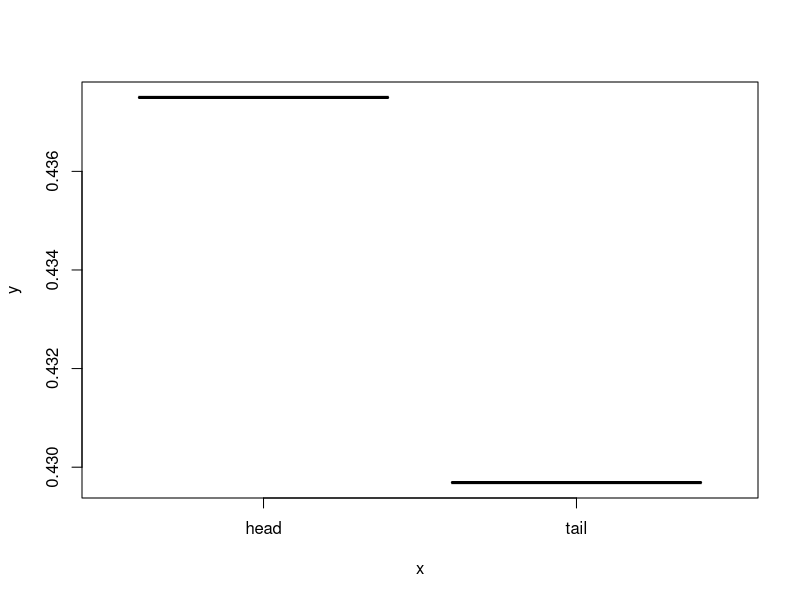
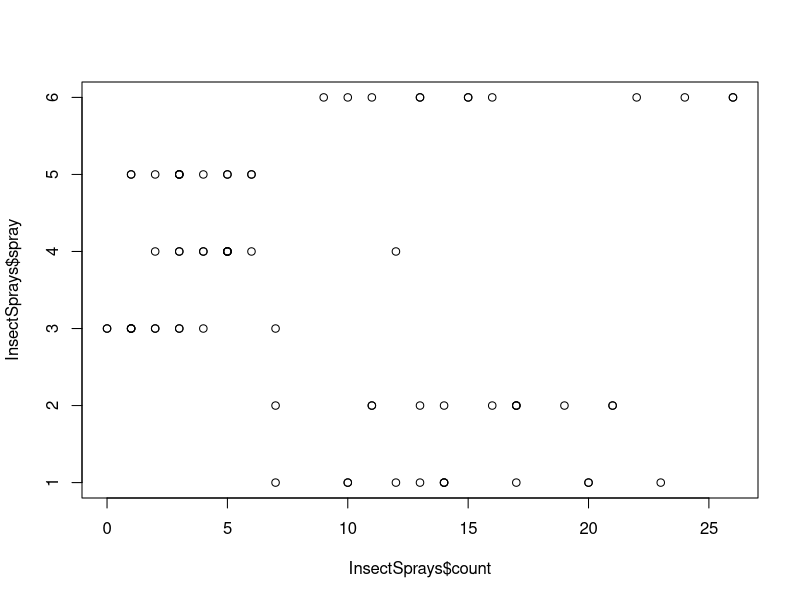
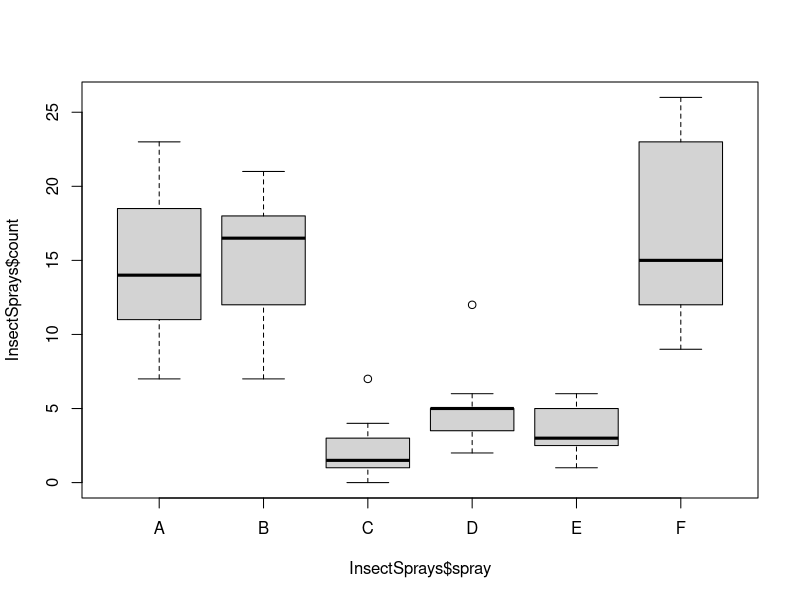
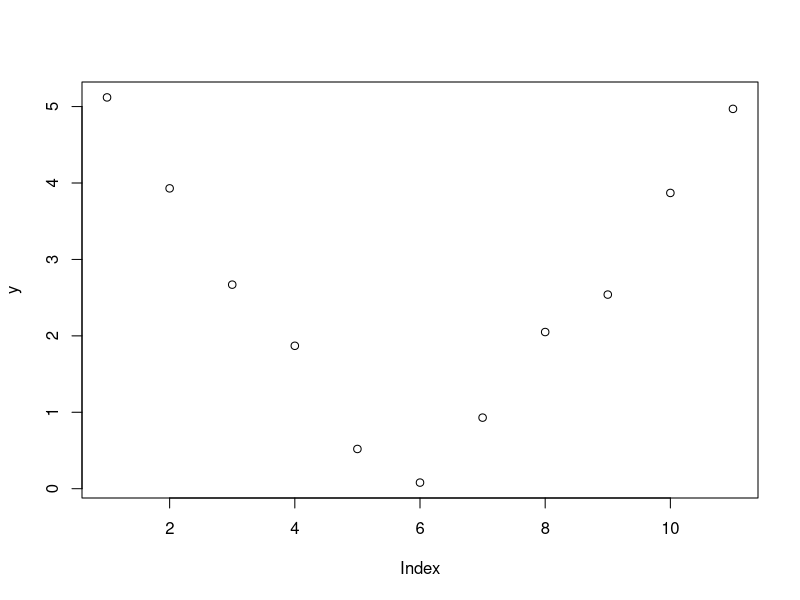

The R script that drew these images, in order:
# Q1
library(MASS)
?shuttle
data(shuttle)
head(shuttle)

sm <- glm(use ~ wind, data = shuttle, family = "binomial")
summary(sm)
plot(shuttle$wind, sm$fitted.values)
length(shuttle$wind[shuttle$wind == 'head'])
length(shuttle$wind[shuttle$wind == 'head' & shuttle$use == 'auto'])
length(shuttle$wind[shuttle$wind == 'tail'])
length(shuttle$wind[shuttle$wind == 'tail' & shuttle$use == 'auto'])
exp(sm$coeff)


# Q2
smw <- glm(use ~ wind + magn, data = shuttle, family = "binomial")
summary(smw)
exp(smw$coeff)


# Q3
smn <- glm(use ~ wind, data = shuttle, family = "binomial")
summary(smn)
summary(smn)$coeff
summary(sm)$coeff


# Q4
data(InsectSprays)
head(InsectSprays)
plot(InsectSprays$count, InsectSprays$spray)
plot(InsectSprays$count ~ InsectSprays$spray)
ism <- glm(count ~ as.factor(spray), data = InsectSprays, family = 'poisson')
summary(ism)
exp(ism$coefficients)


# Q5
summary(glm(count ~ as.factor(spray), data = InsectSprays, family = 'poisson'))$coeff
summary(glm(count ~ as.factor(spray), data = InsectSprays, family = 'poisson'))$coeff


# Q6
x <- -5:5
y <- c(5.12, 3.93, 2.67, 1.87, 0.52, 0.08, 0.93, 2.05, 2.54, 3.87, 4.97)
plot(y ~ y)
length(y)
y[6:11]
x[6:11]
lm(y[6:11] ~ x[6:11])





